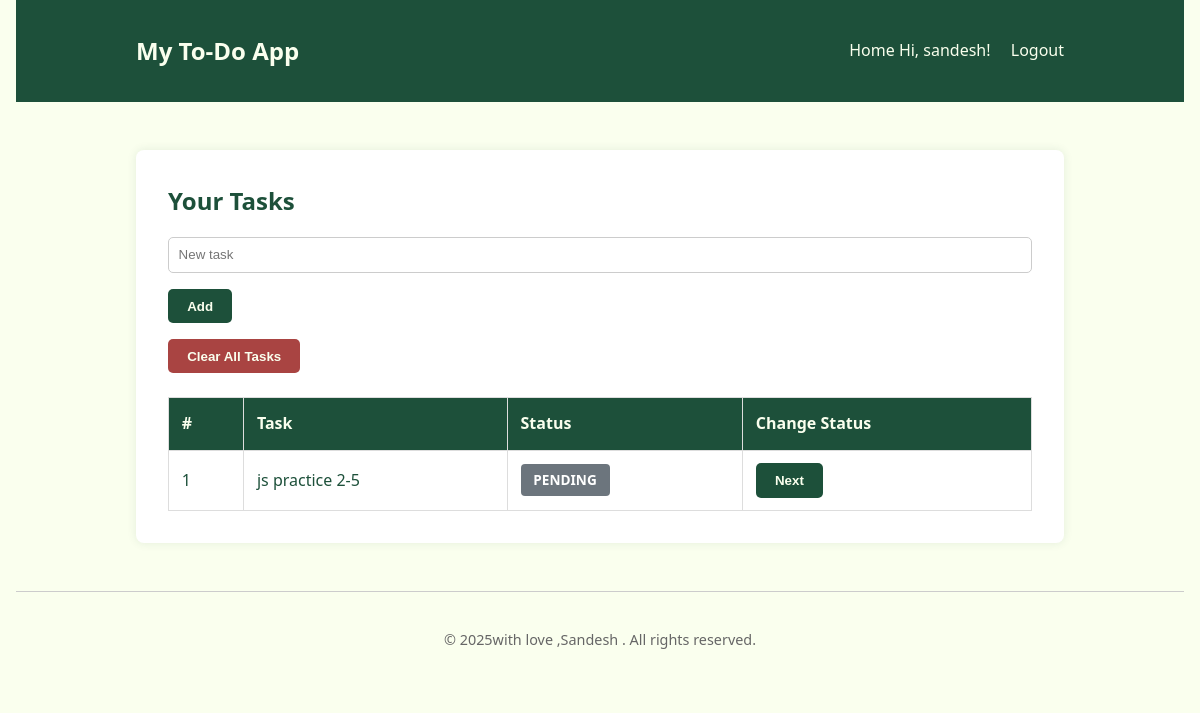
Page / (signed in) on the earlier database version.
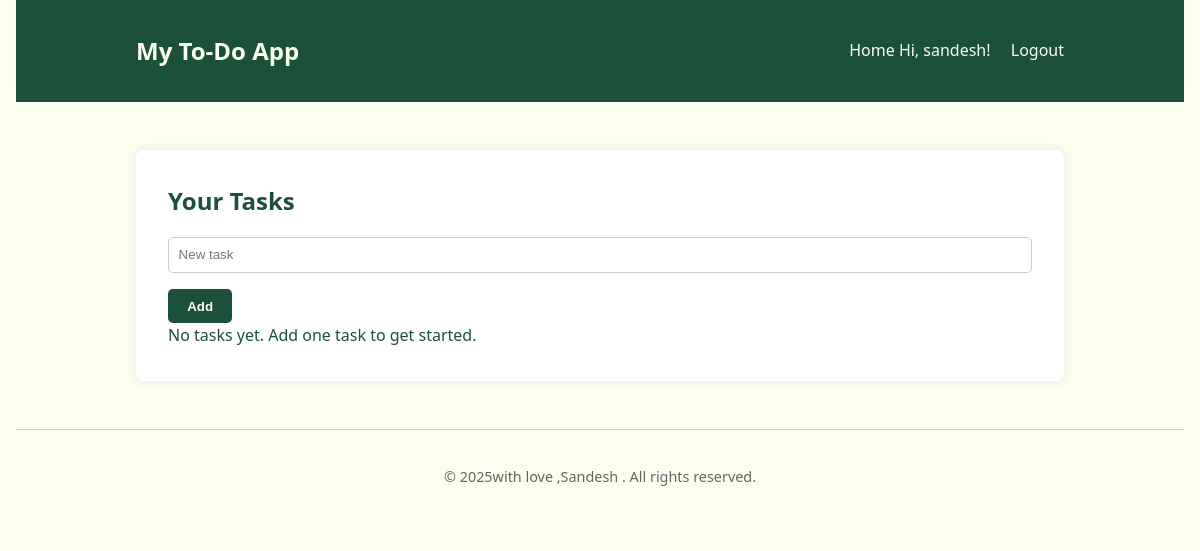
Same page on the later database version.
### app/models.py (models this page shows)
class Task(db.Model):
    id = db.Column(db.Integer, primary_key=True)
    title = db.Column(db.String(100), nullable=False)
    status = db.Column(db.String(20), default='Pending')
    user_id = db.Column(db.Integer, db.ForeignKey('user.id'), nullable=False)
    user = db.relationship('User', backref=db.backref('tasks', lazy=True))

### app/routes/tasks.py (the view)
@tasks_bp.route('/')
@login_required
def view_tasks():
    user_id = session.get('user_id')
    tasks = Task.query.filter_by(user_id=user_id).all()
    return render_template('tasks.html', tasks=tasks)

### app/__init__.py (called while the page is built)
def create_app():
    app = Flask(__name__)
    app.config['SECRET_KEY'] = 'your-secret-key'
    app.config['SQLALCHEMY_DATABASE_URI'] = 'sqlite:///todo.db'  # Using SQLite for simplicity
    app.config['SQLALCHEMY_TRACK_MODIFICATIONS'] = False
    db.init_app(app)
    from app.routes.auth import auth_bp
    from app.routes.tasks import tasks_bp
    app.register_blueprint(auth_bp)
    app.register_blueprint(tasks_bp)
    @app.context_processor
    def inject_current_year():
        from datetime import datetime
        return {'current_year': datetime.now().year}
    return app

### app/routes/tasks.py (called while the page is built)
def login_required(func):
    from functools import wraps
    @wraps(func)
    def decorated_function(*args, **kwargs):
        if 'user' not in session:
            flash('Please login first.', 'warning')
            return redirect(url_for('auth.login'))
        return func(*args, **kwargs)
    return decorated_function

### app/templates/tasks.html (shortened to what this page needs)
{% extends "base.html" %}
{% block content %}
<div class="task-box">
    <h2>Your Tasks</h2>
    <form action="{{ url_for('tasks.add_task') }}" method="POST" class="task-form">
        <input type="text" name="title" placeholder="New task" required />
        <button type="submit" class="btn">Add</button>
    </form>
    {% if tasks %}
    <form method="POST" action="{{ url_for('tasks.clear_tasks') }}">
        <button type="submit" class="btn btn-clear">Clear All Tasks</button>
    </form>
    <table class="task-table">
        <thead>
            <tr>
                <th>#</th>
                <th>Task</th>
                <th>Status</th>
                <th>Change Status</th>
            </tr>
        </thead>
        <tbody>
            {% for task in tasks %}
            <tr>
                <td data-label="#">{{ loop.index }}</td>
                <td data-label="Task">{{ task.title }}</td>
                <td data-label="Status">
                    <span class="badge {{ task.status|lower }}">{{ task.status }}</span>
                </td>
                <td data-label="Change Status">
                    <form action="{{ url_for('tasks.toggle_status', task_id=task.id) }}" method="POST" style="display:inline;">
                        <button type="submit" class="btn-small">Next</button>
                    </form>
                </td>
            </tr>
            {% endfor %}
        </tbody>
    </table>
    {% else %}
    <p>No tasks yet. Add one task to get started.</p>
    {% endif %}
</div>
{% endblock %}

Differences in the rows shown:
removed Task: title "js practice 2-5", status "PENDING"
Other differences:
text no longer shown: "Clear All Tasks # Task Status Change Status"
text now shown: "No tasks yet. Add one task to get started."
